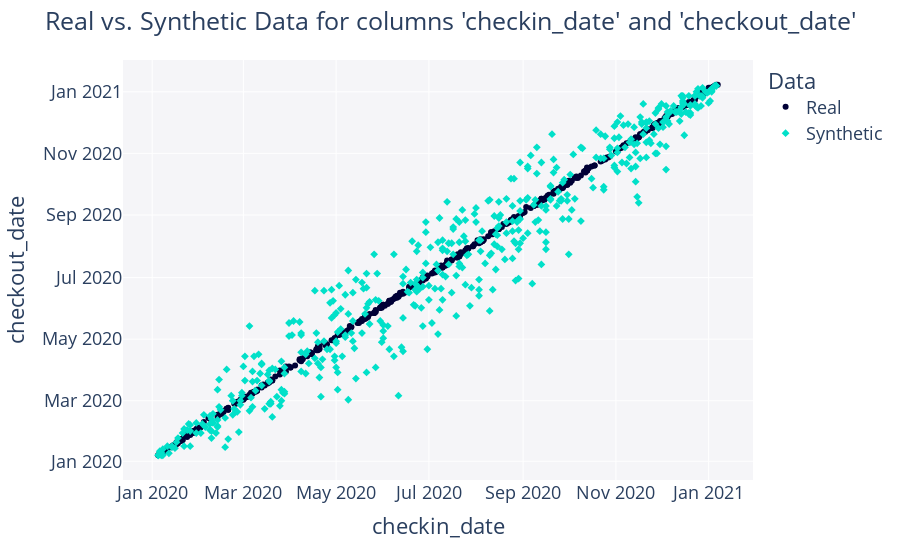

Here is the notebook cell this chart was saved with:
### Code cell
from sdv.evaluation.single_table import get_column_pair_plot

fig = get_column_pair_plot(
    real_data=real_data,
    synthetic_data=synthetic_data,
    column_names=['checkin_date', 'checkout_date'],
    metadata=metadata
)

fig.show()

### Figure 1 — Plotly figure (JSON) as saved in the notebook; plotly's stock layout.template omitted (floating-point values rounded to 4 significant figures; data arrays with more than 128 entries replaced by an {"elided": "..."} marker saying what was removed)
{"data": [{"hovertemplate": "Data=Real<br>checkin_date=%{x}<br>checkout_date=%{y}<extra></extra>", "legendgroup": "Real", "marker": {"color": "#000036", "symbol": "circle"}, "mode": "markers", "name": "Real", "orientation": "v", "showlegend": true, "type": "scatter", "x": {"elided": "500 str values"}, "xaxis": "x", "y": {"elided": "500 str values"}, "yaxis": "y"}, {"hovertemplate": "Data=Synthetic<br>checkin_date=%{x}<br>checkout_date=%{y}<extra></extra>", "legendgroup": "Synthetic", "marker": {"color": "#01E0C9", "symbol": "diamond"}, "mode": "markers", "name": "Synthetic", "orientation": "v", "showlegend": true, "type": "scatter", "x": {"elided": "500 str values"}, "xaxis": "x", "y": {"elided": "500 str values"}, "yaxis": "y"}], "layout": {"font": {"size": 18}, "legend": {"title": {"text": "Data"}, "tracegroupgap": 0}, "margin": {"t": 60}, "plot_bgcolor": "#F5F5F8", "title": {"text": "Real vs. Synthetic Data for columns 'checkin_date' and 'checkout_date'"}, "xaxis": {"anchor": "y", "domain": [0, 1], "title": {"text": "checkin_date"}}, "yaxis": {"anchor": "x", "domain": [0, 1], "title": {"text": "checkout_date"}}}}
